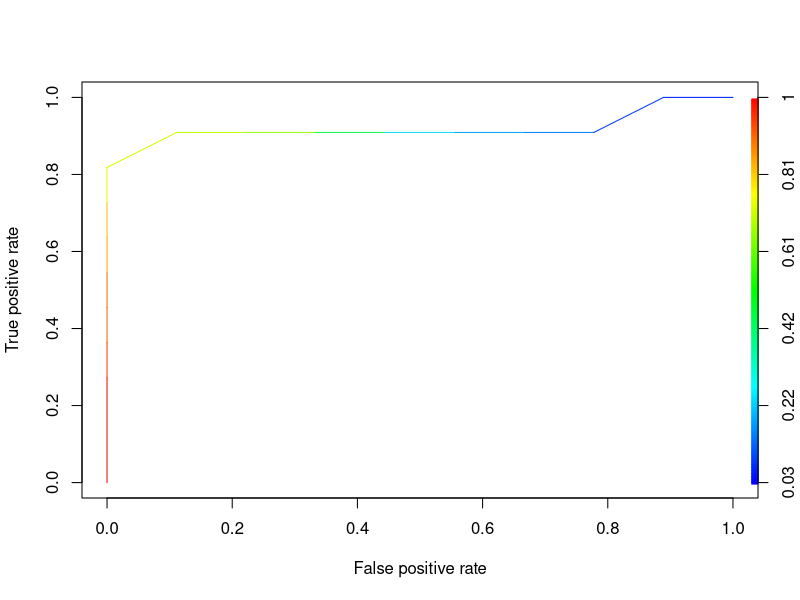
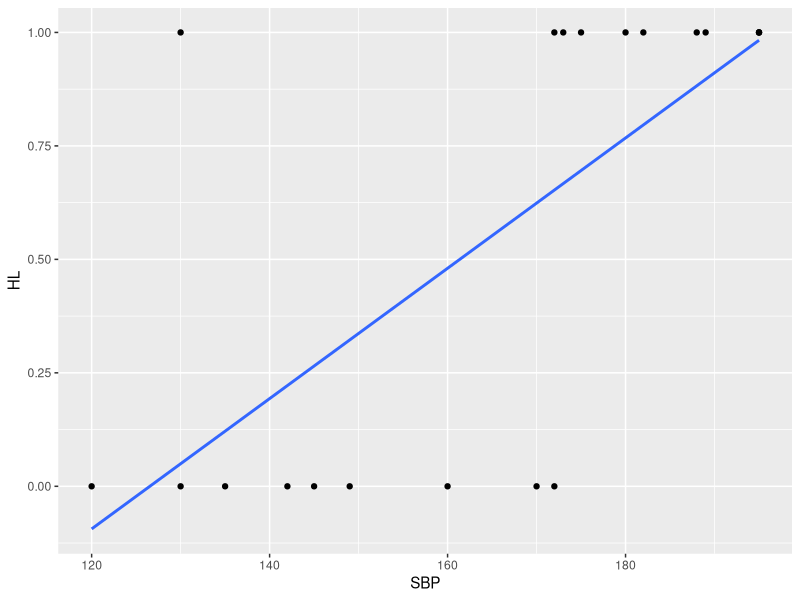

The R source for these figures, in order:
# Hypothetical data 
# Predicting presence of hyperlipidaemia (HL) from Systolic Blood Pressure (SBP) upon admission from ER

#Create hypothetical data
ID <- c(1:20)
SBP <- c(120, 130, 130, 135, 142, 145, 149, 160, 170, 172, 172, 173, 175, 180, 182, 188, 189, 195,195, 195)
HL <- c(0,0,1,0,0,0,0,0,0,0,1,1,1,1,1,1,1,1,1,1)

#combine data into single dataframe
df<- data.frame(ID,SBP,HL)

#logistic regression model
model <- glm (HL ~ SBP, data = df, family = binomial)
summary(model)

predict <- predict(model, type = 'response')

#confusion matrix
table(df$HL, predict > 0.5)

#ROCR Curve
library(ROCR)
ROCRpred <- prediction(predict, df$HL)
ROCRperf <- performance(ROCRpred, 'tpr','fpr')
plot(ROCRperf, colorize = TRUE, text.adj = c(-0.2,1.7))

#plot glm
library(ggplot2)
ggplot(df, aes(x=SBP, y=HL)) + geom_point() + 
  stat_smooth(method="glm", family="binomial", se=FALSE)
